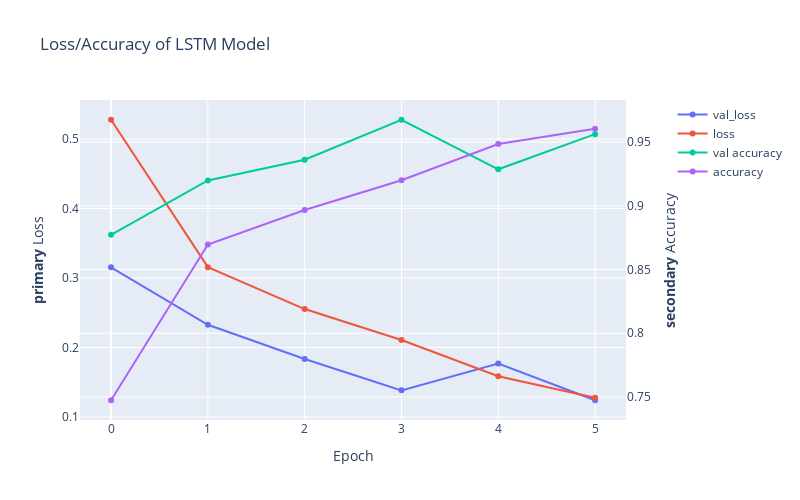

Notebook code cell kept with this figure:
### Markdown cell above
### Model Learning Curve C - Loss & Accuracy Metrics of Model's Training Process Over Multiple Epochs

### Code cell
import plotly.graph_objects as go
from plotly.subplots import make_subplots

fig = make_subplots(specs=[[{"secondary_y": True}]])

fig.add_trace(
    go.Scatter( y=model.history.history['val_loss'], name="val_loss"),
    secondary_y=False,
)
fig.add_trace(
    go.Scatter( y=model.history.history['loss'], name="loss"),
    secondary_y=False,
)
fig.add_trace(
    go.Scatter( y=model.history.history['val_accuracy'], name="val accuracy"),
    secondary_y=True,
)
fig.add_trace(
    go.Scatter( y=model.history.history['accuracy'], name="accuracy"),
    secondary_y=True,
)

fig.update_layout(
    title_text="Loss/Accuracy of LSTM Model"
)

fig.update_xaxes(title_text="Epoch")

fig.update_yaxes(title_text="<b>primary</b> Loss", secondary_y=False)
fig.update_yaxes(title_text="<b>secondary</b> Accuracy", secondary_y=True)

fig.update_layout(
    autosize=False,
    width=800, 
    height=500, 
    )

fig.show()
fig.write_image(f'{file_path}/model_history.png')

### Figure 1 — Plotly figure (JSON) as saved in the notebook; plotly's stock layout.template omitted (floating-point values rounded to 4 significant figures)
{"data": [{"name": "val_loss", "type": "scatter", "xaxis": "x", "y": [0.3152, 0.2326, 0.1834, 0.1384, 0.1768, 0.1241], "yaxis": "y"}, {"name": "loss", "type": "scatter", "xaxis": "x", "y": [0.5276, 0.3156, 0.2553, 0.2108, 0.1587, 0.1278], "yaxis": "y"}, {"name": "val accuracy", "type": "scatter", "xaxis": "x", "y": [0.8772, 0.9198, 0.9361, 0.9674, 0.9286, 0.9561], "yaxis": "y2"}, {"name": "accuracy", "type": "scatter", "xaxis": "x", "y": [0.7475, 0.8695, 0.8966, 0.92, 0.9484, 0.9603], "yaxis": "y2"}], "layout": {"autosize": false, "height": 500, "title": {"text": "Loss/Accuracy of LSTM Model"}, "width": 800, "xaxis": {"anchor": "y", "domain": [0, 0.94], "title": {"text": "Epoch"}}, "yaxis": {"anchor": "x", "domain": [0, 1], "title": {"text": "<b>primary</b> Loss"}}, "yaxis2": {"anchor": "x", "overlaying": "y", "side": "right", "title": {"text": "<b>secondary</b> Accuracy"}}}}
